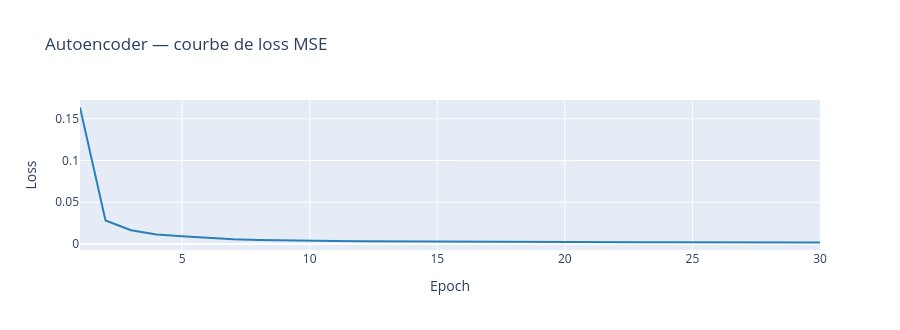

Notebook code for this chart:
### Code cell
if TORCH_OK:
    input_dim = X_train_qt.shape[1]

    # Architecture : Encoder (input→16→8→4) + Decoder (4→8→16→input)
    ae = nn.Sequential(
        # Encoder
        nn.Linear(input_dim, 16), nn.ReLU(),
        nn.Linear(16, 8),         nn.ReLU(),
        nn.Linear(8, 4),
        # Decoder
        nn.Linear(4, 8),          nn.ReLU(),
        nn.Linear(8, 16),         nn.ReLU(),
        nn.Linear(16, input_dim)
    ).to(device)

    # Entraînement sur le trafic normal uniquement
    X_normal = X_train_qt[y_train_full == 0]
    print(f'Entraînement sur {X_normal.shape[0]:,} connexions normales...')

    loader    = DataLoader(TensorDataset(torch.FloatTensor(X_normal).to(device)),
                            batch_size=256, shuffle=True)
    optimizer = torch.optim.Adam(ae.parameters(), lr=1e-3)
    losses    = []
    ae.train()
    start = time.perf_counter()

    for epoch in range(30):
        epoch_loss = 0
        for (batch,) in loader:
            optimizer.zero_grad()
            loss = nn.MSELoss()(ae(batch), batch)
            loss.backward()
            optimizer.step()
            epoch_loss += loss.item()
        losses.append(epoch_loss / len(loader))
        if (epoch + 1) % 5 == 0:
            print(f'  Epoch {epoch+1}/30 | Loss : {losses[-1]:.6f}')

    print(f'[timer] {time.perf_counter() - start:.1f}s')

    # Courbe de loss
    fig = px.line(x=list(range(1, 31)), y=losses, title='Autoencoder — courbe de loss MSE',
                   labels={'x': 'Epoch', 'y': 'Loss'})
    fig.update_traces(line_color='#2980b9', line_width=2)
    fig.update_layout(height=330)
    fig.show()

    # Scores = erreur de reconstruction MSE
    ae.eval()
    X_test_t = torch.FloatTensor(X_test_qt).to(device)
    with torch.no_grad():
        recon_err = ((X_test_t - ae(X_test_t)) ** 2).mean(dim=1).cpu().numpy()

    scores_ae = normalize_scores(recon_err)
    preds_ae  = scores_to_preds(scores_ae, CONTAMINATION)
    quick_eval('Autoencoder', y_test, preds_ae, scores_ae)

    torch.save(ae.state_dict(), MODELS_DIR / 'autoencoder.pt')
    print('Sauvegardé → autoencoder.pt')
else:
    print('Section ignorée (PyTorch non disponible).')

### Figure 1 — Plotly figure (JSON) as saved in the notebook; plotly's stock layout.template omitted (floating-point values rounded to 4 significant figures)
{"data": [{"hovertemplate": "Epoch=%{x}<br>Loss=%{y}<extra></extra>", "legendgroup": "", "line": {"color": "#2980b9", "dash": "solid", "width": 2}, "marker": {"symbol": "circle"}, "mode": "lines", "name": "", "orientation": "v", "showlegend": false, "type": "scatter", "x": [1, 2, 3, 4, 5, 6, 7, 8, 9, 10, 11, 12, 13, 14, 15, 16, 17, 18, 19, 20, 21, 22, 23, 24, 25, 26, 27, 28, 29, 30], "xaxis": "x", "y": [0.1635, 0.02824, 0.01649, 0.01157, 0.009322, 0.007184, 0.005806, 0.004948, 0.004204, 0.00378, 0.003524, 0.003331, 0.00315, 0.002991, 0.002839, 0.002705, 0.002589, 0.00249, 0.002397, 0.002312, 0.002235, 0.002179, 0.002127, 0.002081, 0.002041, 0.002007, 0.001971, 0.00194, 0.001902, 0.00187], "yaxis": "y"}], "layout": {"height": 330, "legend": {"tracegroupgap": 0}, "title": {"text": "Autoencoder — courbe de loss MSE"}, "xaxis": {"anchor": "y", "domain": [0, 1], "title": {"text": "Epoch"}}, "yaxis": {"anchor": "x", "domain": [0, 1], "title": {"text": "Loss"}}}}
